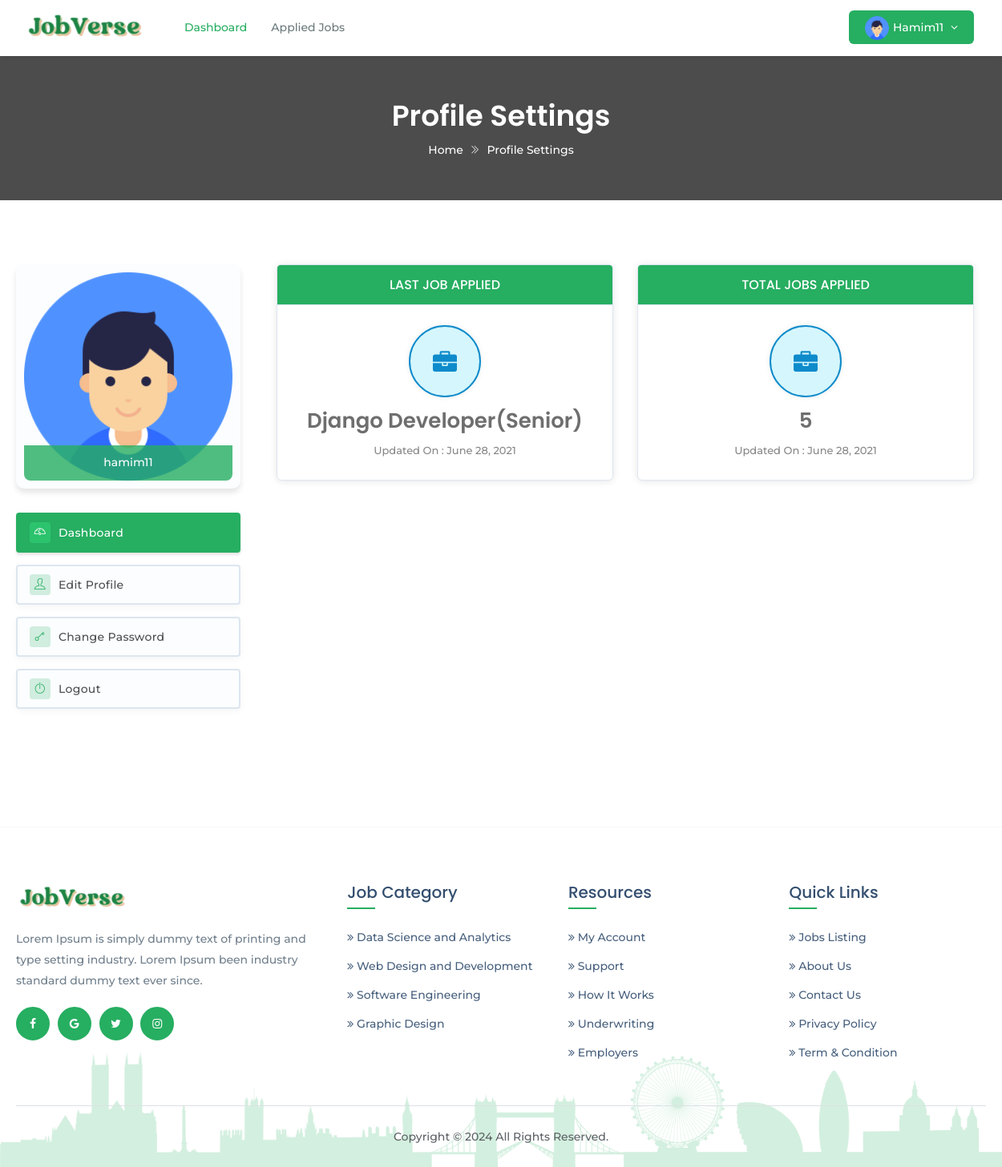
/account/applicantdashboard/ (signed in), run on the app's committed database.
### account/models.py (models this page shows, shortened)
class Applicant(models.Model):
    user = models.OneToOneField(settings.AUTH_USER_MODEL,
                                on_delete=models.CASCADE)
    phone = models.CharField(max_length=11, blank=True, null=True)
    work_exp = models.CharField(max_length=50, blank=True, null=True)
    summary = models.TextField(max_length=255)
    gender = models.CharField(
        max_length=10, choices=GENDER_CHOICE, default='Male')
    address = models.TextField(max_length=100)
    dob = models.DateField(blank=True, null=True)
    language = models.CharField(max_length=100)
    website = models.URLField()
    image = models.ImageField(blank=True, null=True)
    category = models.CharField(max_length=100, choices=JOB_CATEGORY,
                                default='Web Developer')

### cvrecommender/models.py (models this page shows, shortened)
class JobApplication(models.Model):
    applicant = models.ForeignKey('account.Applicant',
                                  on_delete=models.CASCADE,
                                  related_name='jobapplicants', blank=True)
    job = models.ForeignKey('Job',
                            on_delete=models.CASCADE,
                            related_name='jobs')
    apply_time = models.DateField(auto_now_add=True)
    first_name = models.CharField(max_length=30)
    last_name = models.CharField(max_length=20)
    email = models.EmailField(max_length=254)
    phone = models.CharField(max_length=11)
    education_application = models.CharField(max_length=20, choices=EDU)
    cgpa_application = models.DecimalField(max_digits=3, decimal_places=2)
    skill_req_application = models.TextField()
    skill_bonus_application = models.CharField(
        max_length=255, blank=True, null=True)
    related_experience_application = models.PositiveSmallIntegerField(
        validators=[MinValueValidator(0), MaxValueValidator(15)])
    total_experience_application = models.PositiveSmallIntegerField(
        validators=[MinValueValidator(0), MaxValueValidator(15)])
    score = models.FloatField(default=0.0)
    note_application = models.TextField(blank=True, null=True)
    cv_application = models.FileField()
    def __str__(self):
        return self.job.title

class Job(models.Model):
    title = models.CharField(max_length=200)
    slug = models.SlugField(max_length=200, blank=True,
                            help_text='You may keep it blank')
    company_name = models.CharField(max_length=200)
    starting_date = models.DateField(blank=True, null=True)
    deadline = models.DateField(blank=True, null=True)
    salary = models.PositiveIntegerField()
    vacancy = models.PositiveSmallIntegerField(
        validators=[MinValueValidator(1), MaxValueValidator(50)])
    job_category = models.CharField(max_length=50, choices=JOB_CATEGORY)
    job_type = models.CharField(max_length=20, choices=JOB_TYPE)
    email = models.EmailField(max_length=254,)
    phone = models.CharField(max_length=11, blank=True, null=True)
    company_website = models.URLField()
    logo = models.ImageField(null=True, blank=True)
    address = models.TextField(max_length=200)
    division = models.CharField(max_length=15, choices=CITY)
    description = models.TextField()
    responsibility = models.TextField()
    min_education = models.CharField(max_length=20, choices=EDU)
    cgpa = models.DecimalField(max_digits=3, decimal_places=2)
    experience = models.PositiveSmallIntegerField(
        validators=[MinValueValidator(0), MaxValueValidator(15)])
    skill_req = models.TextField(help_text='Input skills with comma')
    skill_bonus = models.CharField(
        max_length=255, blank=True, null=True, help_text='Input skills with comma')
    status = models.CharField(max_length=20, choices=STATUS)
    publish = models.DateField(auto_now_add=True)
    last_modified = models.DateField(auto_now=True)
    recruiter = models.ForeignKey('account.Recruiter',
                                  on_delete=models.CASCADE,
                                  related_name='recruiters')
    applicant = models.ManyToManyField('account.Applicant',
                                       related_name='applicants', blank=True)
    objects = models.Manager()         # default manager
    published = PublishedManager()    # custom manager for all published job post

### custom_decorators/custom_decorator.py (the view)
        def wrapper_function(request, *args, **kwargs):
            group = None
            if request.user.groups.exists():
                group = request.user.groups.all()[0].name
                if group in allowed_group:
                    return view_function(request, *args, **kwargs)
                else:
                    raise PermissionDenied
            else:
                return redirect('login')

### account/views.py (called while the page is built)
@login_required(login_url='login')
@allowed_users(allowed_group=['applicant'])
def applicantdashboard(request):
    applied = JobApplication.objects.filter(applicant=request.user.applicant)
    if applied:
        total = applied.count()
        latest = applied.latest('apply_time')
    else:
        total = 0
        latest = None
    sorted_cat_dict, sliced_dict, top_3 = \
        sort_dict_and_return(Job.objects.all())
    context = {'total': total, 'latest': latest, 'sliced_dict': sliced_dict}
    return render(request, 'registration/applicant-dashboard.html', context)

### custom_scripts/custom_functions.py (called while the page is built)
def jobs_in_dict_with_occurrence_number(all_jobs):
    category_dict = {}
    for job in all_jobs:
        category_dict[job.job_category] = category_dict\
            .get(job.job_category, 0)+1
    return category_dict

def sort_dict_and_return(all_jobs):
    jobs_dict = jobs_in_dict_with_occurrence_number(all_jobs)
    sorted_cat_dict = dict(sorted(jobs_dict.items(),
                                  key=operator.itemgetter(1),
                                  reverse=True))
    sliced_dict = dict(itertools.islice(sorted_cat_dict.items(), 4))
    top_3 = dict(itertools.islice(sorted_cat_dict.items(), 3))
    return sorted_cat_dict, sliced_dict, top_3

### account/templates/registration/applicant-dashboard.html (shortened to what this page needs)
{% load static %}
<!DOCTYPE html>
<html class="no-js" lang="zxx">
<head>
<link href="{% static 'assets/plugins/bootstrap/css/bootstrap.min.css' %}" rel="stylesheet">
<link href="{% static 'assets/plugins/icons/css/icons.css' %}" rel="stylesheet">
<link href="{% static 'assets/plugins/animate/animate.css' %}" rel="stylesheet">
<link href="{% static 'assets/plugins/aos-master/aos.css' %}" rel="stylesheet">
<link href="{% static 'assets/plugins/bootstrap/css/bootsnav.css' %}" rel="stylesheet">
<link href="{% static 'assets/plugins/nice-select/css/nice-select.css' %}" rel="stylesheet">
<link href="{% static 'assets/plugins/date-dropper/datedropper.css' %}" rel="stylesheet">
<link href="{% static 'assets/css/style.css' %}" rel="stylesheet">
<link href="{% static 'assets/css/responsive.css' %}" rel="stylesheet">
</head>
<body class="utf_skin_area">
<nav class="navbar navbar-default navbar-mobile navbar-fixed light bootsnav">
  <div class="container">
    <div class="navbar-header">
      <a class="navbar-brand" href="{% url 'home' %}"> <img src="{% static 'assets/img/logologo.png' %}" class="logo logo-display" alt="">
        <img src="{% static 'assets/img/logo-new.png' %}" class="logo logo-scrolled" alt="">
      </a>
	  </div>
    <div class="collapse navbar-collapse" id="navbar-menu">
      <ul class="nav navbar-nav navbar-left" data-in="fadeInDown" data-out="fadeOutUp">
        <li class="active"> <a href="{% url 'applicantdashboard' %}">Dashboard</a> </li>
        <li> <a href="{% url 'allappliedjobs' %}">Applied jobs</a> </li>
      </ul>
      <ul class="nav navbar-nav navbar-right">
        <li class="dropdown sign-up">
          {% if request.user.applicant.image %}
            <a class="dropdown-toggle btn-signup red-btn" data-toggle="dropdown" href="">
              <img src="{{ request.user.applicant.image.url }}" class="img-responsive img-circle" alt="">
              {{ request.user }}
            </a>
          {% else %}
            <a class="dropdown-toggle btn-signup red-btn" data-toggle="dropdown" href="">
              <img src="{% static 'assets/img/user-profile.png' %}" class="img-responsive img-circle" alt="">
              {{ request.user }}
            </a>
          {% endif %}
        </li>
      </ul>
    </div>
  </div>
</nav>
<div class="page-title" style="background: none;">
  <div class="container">
    <div class="page-caption">
      <h2>Profile Settings</h2>
      <p><a href="{% url 'home' %}" title="Home">Home</a> <i class="ti-angle-double-right"></i> Profile Settings</p>
    </div>
  </div>
</div>
<section class="padd-top-80 padd-bot-80">
  <div class="container">
    <div class="row">
      <div class="col-md-3">
		<div id="leftcol_item">
		  {% if request.user.applicant.image  %}
        <div class="user_dashboard_pic"> <img alt="user photo" src="{{ request.user.applicant.image.url }}">
          <span class="user-photo-action">{{ request.user }}</span>
        </div>
      {% else %}
        <div class="user_dashboard_pic"> <img alt="user photo" src="{% static 'assets/img/user-profile.png' %}">
          <span class="user-photo-action">{{ request.user }}</span>
        </div>
      {% endif %}
		</div>
		<div class="dashboard_nav_item">
		  <ul>
		    <li class="active"><a href="{% url 'applicantdashboard' %}"><i class="login-icon ti-dashboard"></i> Dashboard</a></li>
        <li><a href="{% url 'editapplicantprofile' %}"><i class="login-icon ti-user"></i> Edit Profile</a></li>
        <li><a href="{% url 'password_change' %}"><i class="login-icon ti-key"></i> Change Password</a></li>
        <li><a href="{% url 'logout' %}"><i class="login-icon ti-power-off"></i> Logout</a></li>
		  </ul>
		</div>
	  </div>
	  <div class="col-md-9">
      <div id="dashboard_listing_blcok">
		  <div class="col-md-6 col-sm-6">
			<div class="statusbox">
			  <h3>Last Job Applied</h3>
			  <div class="statusbox-content">
				<p class="ic_status_item ic_col_one"><i class="fa fa-briefcase"></i></p>
				{% if latest %}
          <h2>{{ latest }}</h2>
				  <span>Updated On : {{ latest.apply_time }}</span>
        {% else %}
          <p class="text-danger">You haven't applied to any job yet.</p>
				  <span>Updated On : </span>
        {% endif %}
			  </div>
			</div>
		  </div>
		  <div class="col-md-6 col-sm-6">
			<div class="statusbox">
			  <h3>Total Jobs Applied</h3>
			  <div class="statusbox-content">
				<p class="ic_status_item ic_col_one"><i class="fa fa-briefcase"></i></p>
				{% if latest %}
          <h2>{{ total }}</h2>
				  <span>Updated On : {{ latest.apply_time }}</span>
        {% else %}
          <h2>{{ total }}</h2>
				  <span>Updated On : </span>
        {% endif %}
			  </div>
			</div>
		  </div>
		</div>
    </div>
    </div>
  </div>
</section>
<footer class="footer">
  <div class="container">
    <div class="row">
      <div class="col-md-4 col-sm-4">
        <a href="{% url 'home' %}"><img class="footer-logo" src="{% static 'assets/img/logologo.png' %}" alt=""></a>
        <p>Lorem Ipsum is simply dummy text of printing and type setting industry. Lorem Ipsum been industry standard dummy text ever since.</p>
        <div class="f-social-box">
          <ul>
            <li><a href="#"><i class="fa fa-facebook facebook-cl"></i></a></li>
            <li><a href="#"><i class="fa fa-google google-plus-cl"></i></a></li>
            <li><a href="#"><i class="fa fa-twitter twitter-cl"></i></a></li>
            <li><a href="#"><i class="fa fa-instagram instagram-cl"></i></a></li>
          </ul>
        </div>
      </div>
      <div class="col-md-8 col-sm-8">
        <div class="row">
          <div class="col-md-4 col-sm-4 col-xs-6">
            <h4>Job Category</h4>
            <ul>
              {% for key, value in sliced_dict.items %}
              <li><a href="{% url 'jobCategory' key %}"><i class="fa fa-angle-double-right"></i> {{ key }}</a></li>
            {% empty %}
              <li>Sorry, NO Category found!!!</li>
            {% endfor %}
            </ul>
          </div>
          <div class="col-md-4 col-sm-4 col-xs-6">
            <h4>Resources</h4>
            <ul>
              <li><a href="#"><i class="fa fa-angle-double-right"></i> My Account</a></li>
              <li><a href="#"><i class="fa fa-angle-double-right"></i> Support</a></li>
              <li><a href="#"><i class="fa fa-angle-double-right"></i> How It Works</a></li>
              <li><a href="#"><i class="fa fa-angle-double-right"></i> Underwriting</a></li>
              <li><a href="#"><i class="fa fa-angle-double-right"></i> Employers</a></li>
            </ul>
          </div>
		      <div class="col-md-4 col-sm-4 col-xs-6">
            <h4>Quick Links</h4>
            <ul>
              <li><a href="{% url 'allPublishedJobs' %}"><i class="fa fa-angle-double-right"></i> Jobs Listing</a></li>
              <li><a href="#"><i class="fa fa-angle-double-right"></i> About Us</a></li>
              <li><a href="#"><i class="fa fa-angle-double-right"></i> Contact Us</a></li>
              <li><a href="#"><i class="fa fa-angle-double-right"></i> Privacy Policy</a></li>
              <li><a href="#"><i class="fa fa-angle-double-right"></i> Term & Condition</a></li>
            </ul>
          </div>
        </div>
      </div>
    </div>
    <div class="row">
      <div class="col-md-12">
        <div class="copyright text-center">
          <p>Copyright © 2024  All Rights Reserved.</p>
        </div>
      </div>
    </div>
  </div>
</footer>
</body>
</html>

### account/static/assets/css/responsive.css (style rules this page uses)
@media only screen and (min-width : 993px) { section { padding: 6em 0; } }
@media only screen and (min-width : 993px) { .navbar-default .navbar-brand img { max-width: 150px; } }
@media only screen and (min-width : 1024px) { h2 { font-size: 36px; } }
@media only screen and (min-width : 1024px) { h3 { font-size: 27px; } }
@media only screen and (min-width : 1024px) { h4 { font-size: 20px; } }

### data on the page
JobApplication: job.title "Django Developer(Senior)", apply_time "June 28, 2021"
Job: sliced_dict "Data Science and Analytics"
Job: sliced_dict "Web Design and Development"
Job: sliced_dict "Software Engineering"
Job: sliced_dict "Graphic Design"

### other printed values
{{ request.user }} "Hamim11"
{{ request.user }} "hamim11"
{{ total }} "5"
